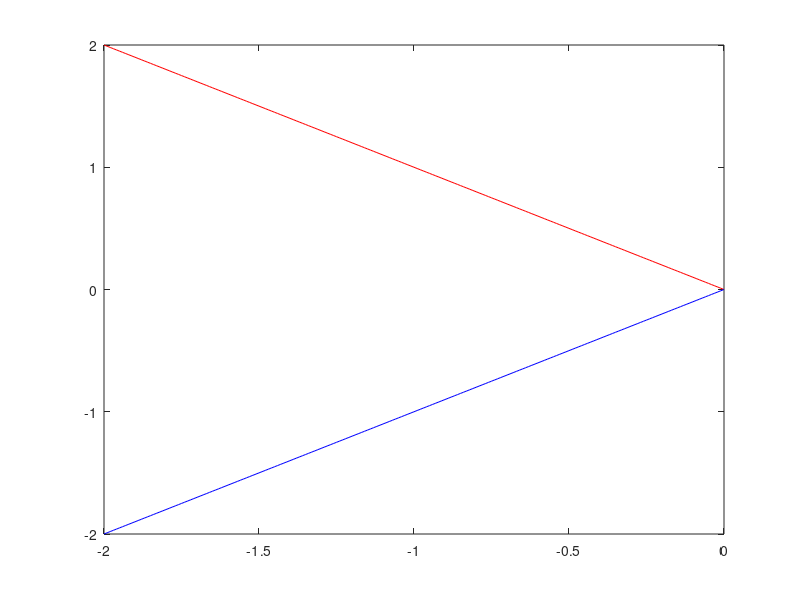

The MATLAB script that drew this image:
%%%%clc%%%%
x=-2:0.01:0;

y = abs(x);
y2 = -abs(x);


yres = 0;
        xres = 0;
       for i=1:size(x)
        if abs((y(i)-y2(i)))<0.05
        yres = y(i);
        xres = x(i);
        end
       end
       yres 
       xres

plot(x,y,'r',x,y2,'b')

yres = 0;
        xres = 0;
       for i=1:100
        if abs((y(i)-y2(i)))<0.05
        yres = y(i);
        xres = x(i);
        end
       end
       yres 
       xres